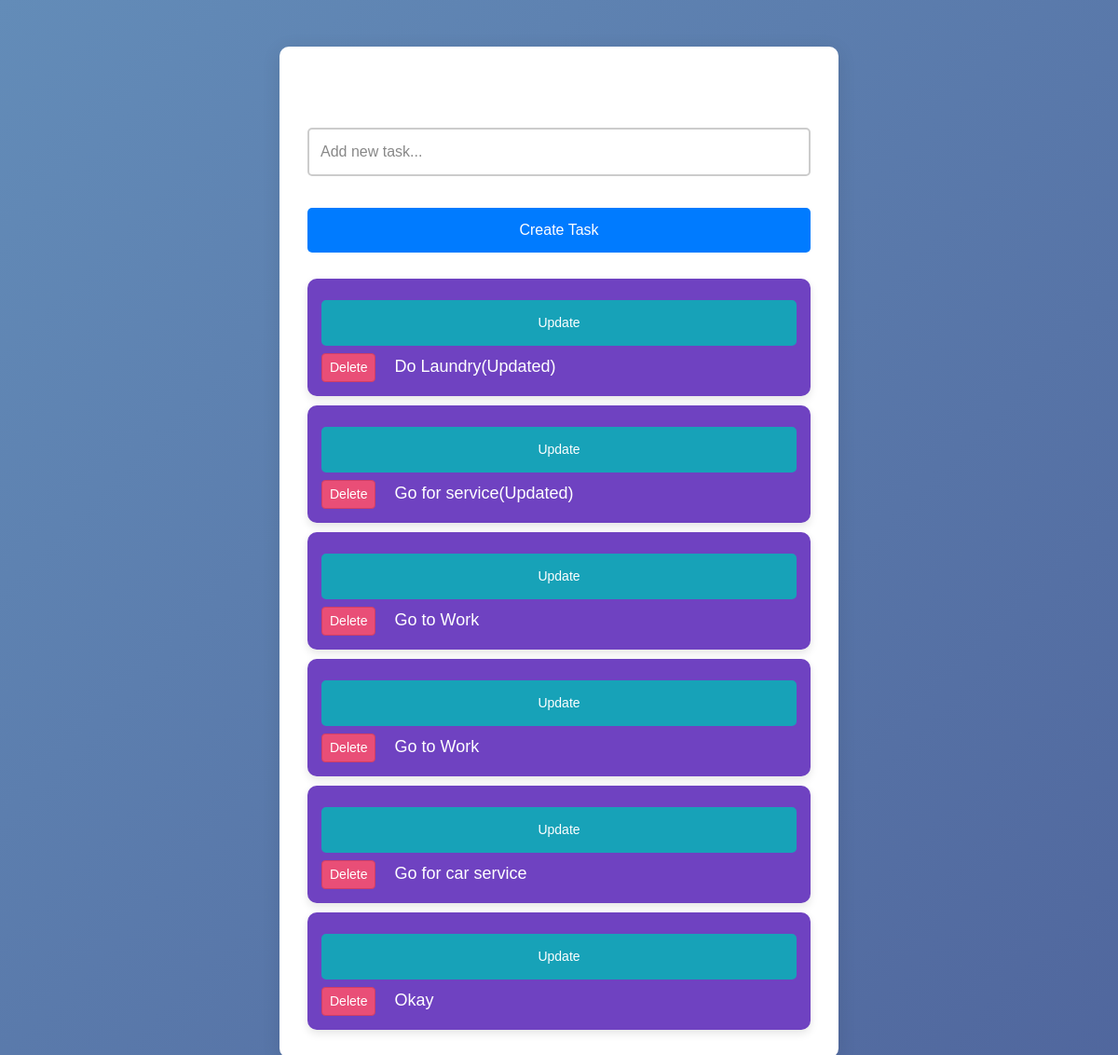
The app's page /, older data.
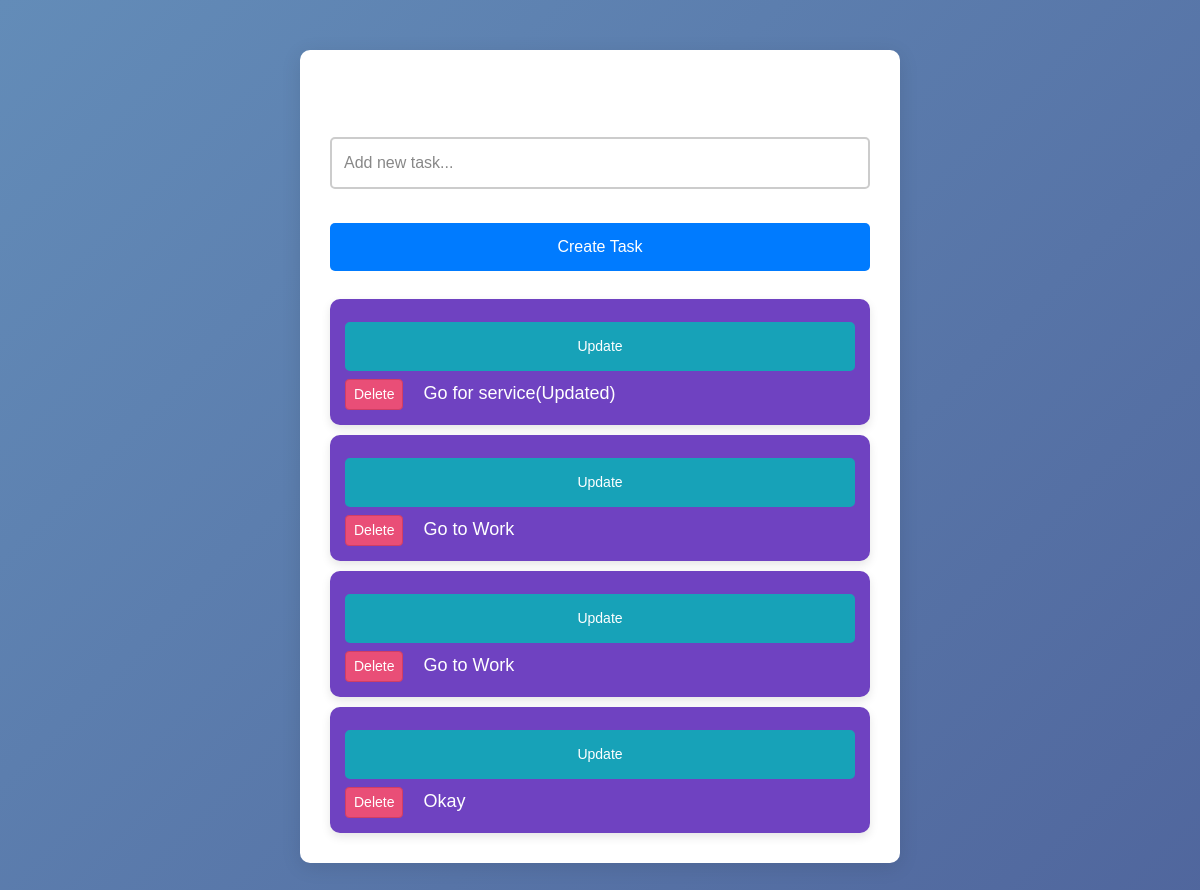
The same page, newer data.
### tasks/models.py (models this page shows, shortened)
class Task(models.Model):
    title = models.CharField(max_length=200)
    complete = models.BooleanField(default=False)
    created = models.DateTimeField(auto_now_add=True)

### tasks/views.py (the view)
# urls.py: path('', views.index, name="list"),
def index(request):
    tasks = Task.objects.all()
    form = TaskForm()
    if request.method == 'POST':
        form = TaskForm(request.POST)
        if form.is_valid():
            form.save()
        return redirect('/')
    context = {'tasks':tasks, 'form':form}
    return render(request, 'tasks/list.html', context)

### tasks/forms.py
class TaskForm(forms.ModelForm):
    title = forms.CharField(widget= forms.TextInput(attrs={'placeholder':'Add new task...'}))
    class Meta:
        model = Task
        fields = '__all__'

### tasks/templates/tasks/list.html (shortened to what this page needs)
<link href="https://cdn.jsdelivr.net/npm/bootstrap@5.3.3/dist/css/bootstrap.min.css" rel="stylesheet">
<div class="center-column">
    <h3>To Do List</h3>
    <form method="POST" action="/">
        <div class="mb-3">
            {{ form.title }}
        </div>
        <input class="submit" type="submit" name="Create Task" value="Create Task">
    </form>
    <div class="todo-list">
    {% for task in tasks %}
        <div class="item-row">
            <a class="btn btn-sm btn-info" href="{% url 'update_task' task.id %}">Update</a>
            <a class="btn btn-sm btn-danger" href="{% url 'delete' task.id %}">Delete</a>
            {% if task.complete == True %}
            <s>{{ task.title }}</s>
            {% else %}
            <span>{{ task.title }}</span>
            {% endif %}
        </div>
    {% endfor %}
    </div>
</div>

### tasks/templates/tasks/list.html (style rules this page uses)
.center-column { width: 600px; margin: 50px auto; padding: 30px; background-color: #fff; border-radius: 10px; box-shadow: 0px 4px 20px rgba(0, 0, 0, 0.1); }
.submit { width: 100%; padding: 12px 20px; margin-top: 10px; background-color: #007BFF; border: none; color: white; border-radius: 5px; font-size: 16px; cursor: pointer; transition: all 0.3s ease; }
input, .btn-info { width: 100%; padding: 12px; margin: 8px 0; border: 2px solid #ccc; border-radius: 5px; transition: all 0.3s ease; }
input::placeholder { color: #888; }
.item-row { background-color: #6f42c1; color: #fff; padding: 15px; margin-bottom: 10px; border-radius: 10px; box-shadow: 0px 4px 10px rgba(0, 0, 0, 0.1); font-size: 18px; transition: background-color 0.3s ease; }
.item-row a { color: #fff; text-decoration: none; margin-right: 15px; font-size: 14px; transition: color 0.3s ease; }
.btn-danger { background-color: #e94e77; border-color: #d03e64; }
.todo-list { margin-top: 20px; }
.todo-list .item-row:last-child { margin-bottom: 0; }
h3 { text-align: center; color: #fff; font-size: 24px; margin-bottom: 20px; font-weight: bold; }
.btn-info { background-color: #17a2b8; border-color: #17a2b8; }

Row changes from the older to the newer data that the page shows:
removed Task: title "Do Laundry(Updated)"
removed Task: title "Go for car service"
